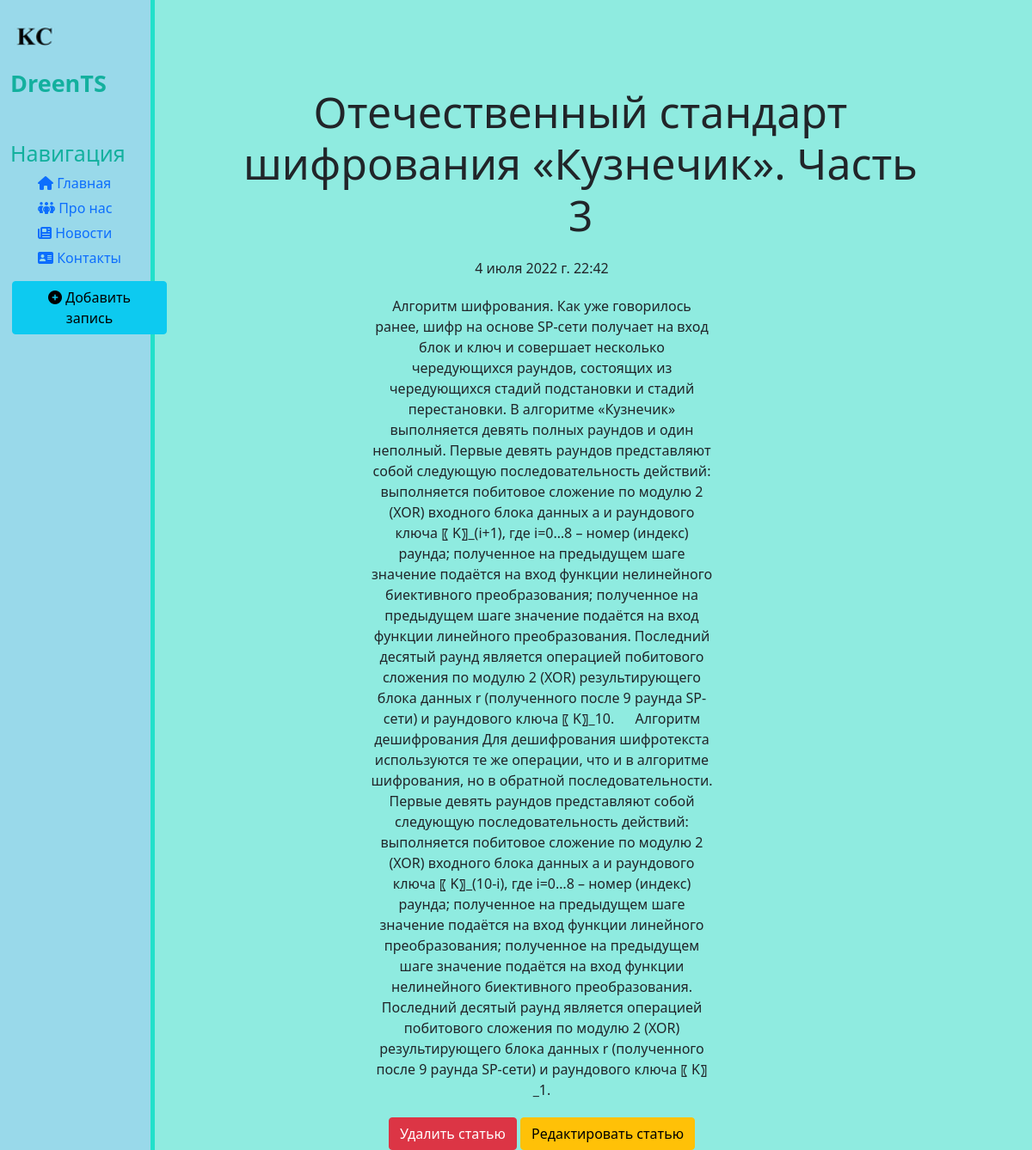
Screenshot of /news/7 with the database file from the repository.
### news/models.py (models this page shows, shortened)
class NewsArticles(models.Model):
    title = models.CharField('Название статьи', max_length=60)
    anons = models.CharField('Анонс статьи', max_length=200)
    full_text = models.TextField('Текст статьи')
    date = models.DateTimeField('Дата публикации')
    class Meta:
        verbose_name = 'Новость'
        verbose_name_plural = 'Новости'

### news/views.py (the view)
# urls.py: path('<int:pk>', views.NewsArticleDetail.as_view(), name='article_detail'),
class NewsArticleDetail(DetailView):
    model = NewsArticles
    template_name = 'news/detail_view.html'
    context_object_name = 'article'

### news/templates/news/detail_view.html (shortened to what this page needs)
{% extends 'main/layout.html' %}
{% block body_content %}
    <div class="features">
        <h1>{{ article.title }}</h1>
        <p>{{ article.date }}</p>
        <p>{{ article.full_text }}</p>
        <a href="{%  url 'article_delete' article.id %}" class="btn btn-danger">Удалить статью</a>
        <a href="{%  url 'article_edit' article.id %}" class="btn btn-warning">Редактировать статью</a>
    </div>
{% endblock %}

### main/static/main/css/main.css (style rules this page uses)
body { background: #8febe0; }
main .features { float: left; margin-top: 100px; text-align: center; width: 75%; }
main .features h1 { font-size: 50px; margin-left: 10%; }
main .features p { max-width: 400px; margin: 20px auto; }

### rows the page displays
NewsArticles: title "Отечественный стандарт шифрования «Кузнечик». Часть 3", date "4 июля 2022 г. 22:42", full_text "Алгоритм шифрования. Как уже говорилось ранее, шифр на основе SP-сети получает на вход блок и ключ и совершает несколько чередующихся раундов, состоящих из чередующихся стадий подстановки и стадий перестановки. В алгоритме «Кузнечик» выполняется девять полных раундов и один неполный. Первые девять раундов представляют собой следующую последовательность действий: выполняется побитовое сложение по модулю 2 (XOR) входного блока данных a и раундового ключа 〖 K〗_(i+1), где i=0…8 – номер (индекс) раунда; полученное на предыдущем шаге значение подаётся на вход функции нелинейного биективного преобразования; полученное на предыдущем шаге значение подаётся на вход функции линейного преобразования.…"
